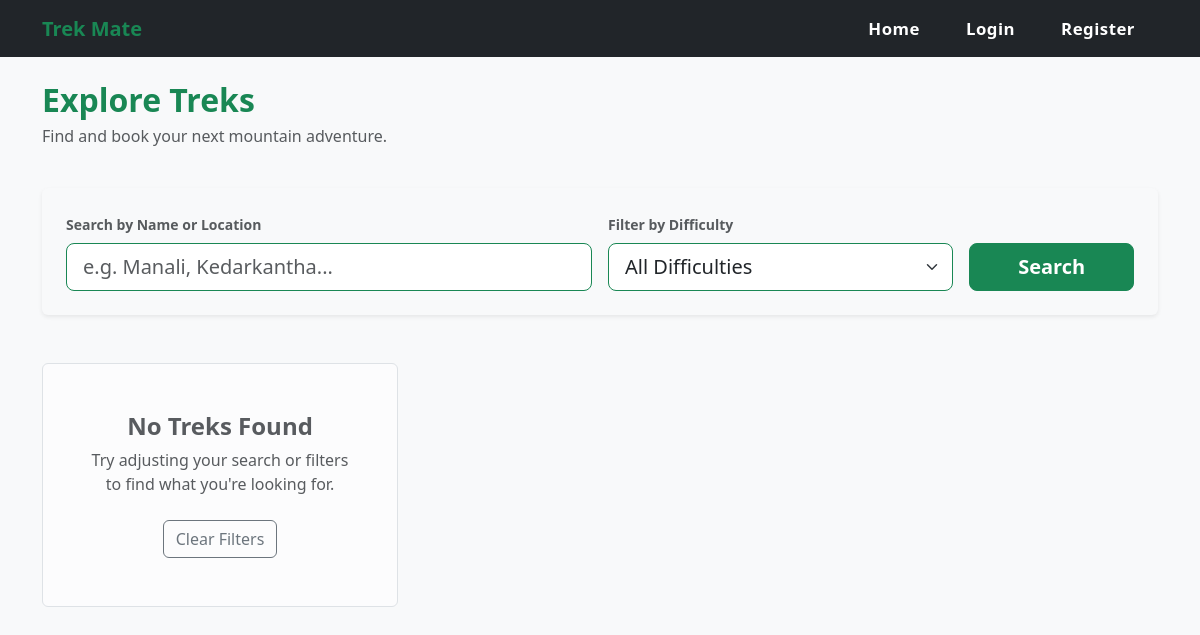
Before: /explore with the older database file.
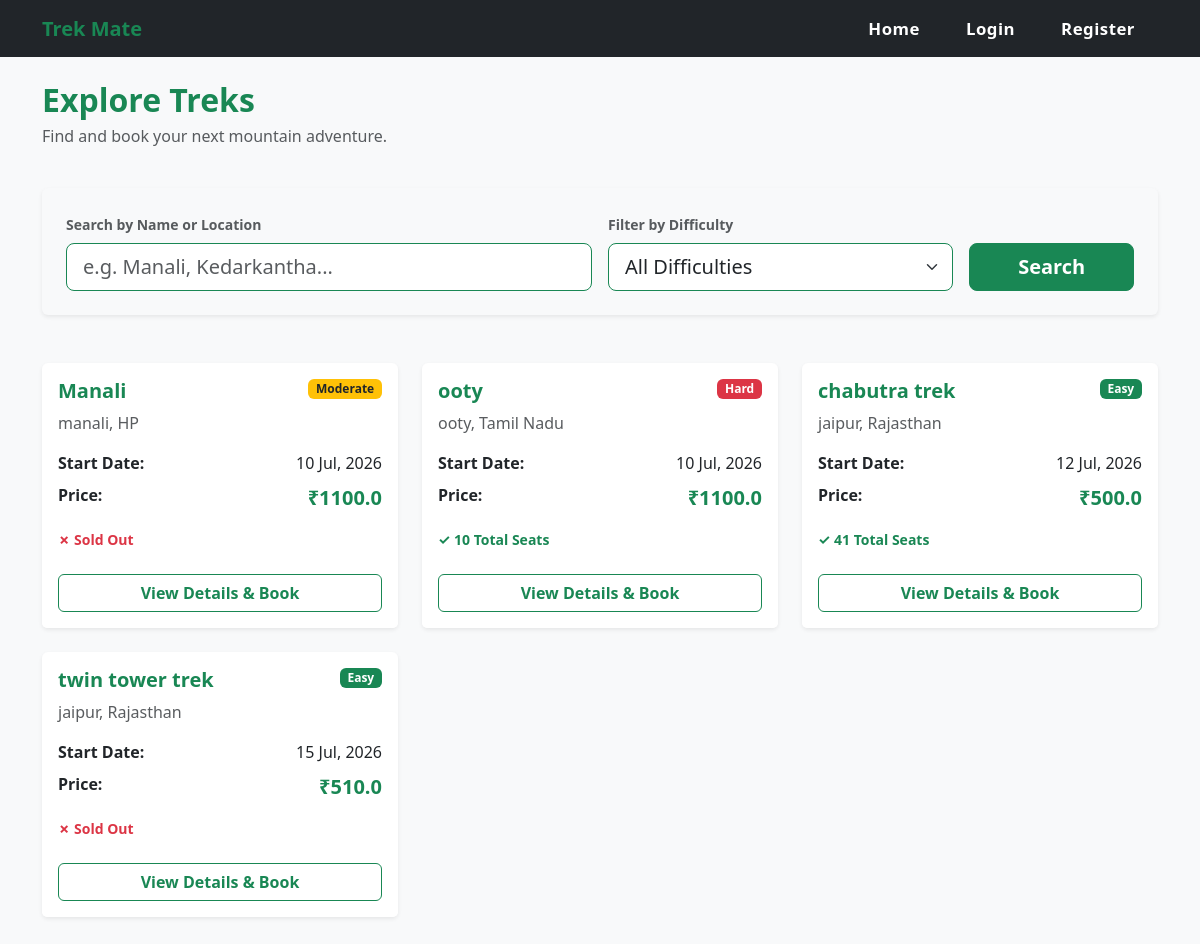
After: the same page with the newer database file.
### app.py (models this page shows)
class Trek(db.Model):
    __tablename__ = 'trekmate_treks'
    id = db.Column(db.Integer, primary_key=True)
    name = db.Column(db.String(100), nullable=False)
    location = db.Column(db.String(100), nullable=False)
    state = db.Column(db.String(50), nullable=False)
    country = db.Column(db.String(50), nullable=False, default='India')
    description = db.Column(db.Text, nullable=True)
    duration = db.Column(db.Integer, nullable=False)
    difficulty = db.Column(db.String(20), nullable=False)
    available_slots = db.Column(db.Integer, nullable=False)
    price = db.Column(db.Float, nullable=False, default=0.0)
    status = db.Column(db.String(15), nullable=False, default='upcoming')
    start_date = db.Column(db.Date, nullable=False)
    end_date = db.Column(db.Date, nullable=False)
    assigned_staff = db.Column(db.String(100), nullable=True)  # Optional field to store staff name or ID
    staff_id = db.Column(db.Integer, db.ForeignKey('trekmate_staff.id'))
    bookings = db.relationship('Booking', backref='trek', lazy=True)

### app.py (the view)
@app.route('/explore')
def explore():
    search_query = request.args.get('search', '').strip()
    difficulty_filter = request.args.get('difficulty', '')
    query = Trek.query.filter(Trek.start_date >= date.today())
    if search_query:
        query = query.filter(
            (Trek.name.ilike(f"%{search_query}%")) |
            (Trek.location.ilike(f"%{search_query}%")) |
            (Trek.state.ilike(f"%{search_query}%"))
        )
    if difficulty_filter:
        query = query.filter(Trek.difficulty == difficulty_filter)
    upcoming_treks = query.order_by(Trek.start_date.asc()).all()
    return render_template("explore.html", treks=upcoming_treks, search_query=search_query, difficulty_filter=difficulty_filter)

### templates/explore.html (shortened to what this page needs)
{% extends 'base.html' %}
{% block content %}
<div class="container mt-4 mb-5">
    <div class="row mb-4 align-items-center">
        <div class="col-md-6">
            <h2 class="fw-bold text-success mb-1">Explore Treks</h2>
            <p class="text-muted">Find and book your next mountain adventure.</p>
        </div>
    </div>
    <div class="card border-0 shadow-sm mb-5 bg-light">
        <div class="card-body p-4">
            <form action="{{ url_for('explore') }}" method="GET" class="row g-3">
                <div class="col-md-6">
                    <label class="form-label fw-bold text-muted small">Search by Name or Location</label>
                    <input type="text" name="search" class="form-control form-control-lg border-success" placeholder="e.g. Manali, Kedarkantha..." value="{{ search_query }}">
                </div>
                <div class="col-md-4">
                    <label class="form-label fw-bold text-muted small">Filter by Difficulty</label>
                    <select name="difficulty" class="form-select form-select-lg border-success">
                        <option value="">All Difficulties</option>
                    </select>
                </div>
                <div class="col-md-2 d-flex align-items-end">
                    <button type="submit" class="btn btn-success btn-lg w-100 fw-bold">Search</button>
                </div>
            </form>
        </div>
    </div>
    <div class="row row-cols-1 row-cols-md-2 row-cols-lg-3 g-4">
        {% if treks %}
            {% for trek in treks %}
            <div class="col">
                <div class="card h-100 shadow-sm border-0">
                    <div class="card-body">
                        <div class="d-flex justify-content-between align-items-start mb-2">
                            <h5 class="card-title fw-bold text-success mb-0">{{ trek.name }}</h5>
                            {% if trek.difficulty == 'Easy' %}
                                <span class="badge bg-success">Easy</span>
                            {% elif trek.difficulty == 'Moderate' %}
                                <span class="badge bg-warning text-dark">Moderate</span>
                            {% else %}
                                <span class="badge bg-danger">Hard</span>
                            {% endif %}
                        </div>
                        <p class="text-muted mb-3"> {{ trek.location }}, {{ trek.state }}</p>
                        <div class="d-flex justify-content-between text-sm mb-2">
                            <span class="fw-bold">Start Date:</span>
                            <span>{{ trek.start_date.strftime('%d %b, %Y') }}</span>
                        </div>
                        <div class="d-flex justify-content-between text-sm mb-3">
                            <span class="fw-bold">Price:</span>
                            <span class="text-success fw-bold fs-5">₹{{ trek.price }}</span>
                        </div>
                        {% if trek.available_slots > 0 %}
                            <p class="text-success small fw-bold mb-0">✓ {{ trek.available_slots }} Total Seats</p>
                        {% else %}
                            <p class="text-danger small fw-bold mb-0">✗ Sold Out</p>
                        {% endif %}
                    </div>
                    <div class="card-footer bg-white border-0 pb-3 text-center">
                        <a href="{{ url_for('view_trek', id=trek.id) }}" class="btn btn-outline-success w-100 fw-bold">View Details & Book</a>
                    </div>
                </div>
            </div>
            {% endfor %}
        {% else %}
            <div class="col-12">
                <div class="alert alert-light text-center p-5 border text-muted">
                    <h4 class="fw-bold">No Treks Found</h4>
                    <p>Try adjusting your search or filters to find what you're looking for.</p>
                    <a href="{{ url_for('explore') }}" class="btn btn-outline-secondary mt-2">Clear Filters</a>
                </div>
            </div>
        {% endif %}
    </div>
</div>
{% endblock %}

### templates/base.html (shortened to what this page needs)
<!DOCTYPE html>
<html lang="en">
<head>
    <link href="https://cdn.jsdelivr.net/npm/bootstrap@5.3.0/dist/css/bootstrap.min.css" rel="stylesheet">
</head>
<body class="bg-light">
    <nav class="navbar navbar-expand-lg navbar-dark bg-dark">
        <div class="container">
            <a class="navbar-brand text-success fw-bold" href="/">Trek Mate</a>
            <ul class="navbar-nav ms-auto mb-2 mb-lg-0">
                {% if session.get('user_id') %}
                    {% if session.get('role') == 'admin' %}
                        <li class="nav-item">
                            <a class="nav-link" href="{{ url_for('admin_dashboard') }}">Admin Dashboard</a>
                        </li>
                        <li class="nav-item">
                            <a class="nav-link" href="{{ url_for('manage_treks') }}">Manage Treks</a>
                        </li>
                        <li class="nav-item">
                            <a class="nav-link" href="{{ url_for('manage_staff') }}">Manage Staff</a>
                        </li>
                        <li class="nav-item">
                            <a class="nav-link" href="{{ url_for('manage_users') }}">Manage Users</a>
                        </li>
                        <li class="nav-item">
                            <a class="nav-link" href="{{ url_for('manage_bookings') }}">Bookings</a>
                        </li>
                    {% endif %}
                    {% if session.get('user_id') and session.get('role') != 'admin' %}
                        <li class="nav-item">
                            <a class="nav-link" href="{{ url_for('home') }}">Home</a>
                        </li>
                        <li class="nav-item">
                            <a class="nav-link fw-bold text-success" href="{{ url_for('trekker_dashboard') }}">Dashboard</a>
                        </li>
                        <li class="nav-item">
                            <a class="nav-link fw-bold text-success" href="{{ url_for('explore') }}">Explore Treks</a>
                        </li>
                        <li class="nav-item">
                            <a class="nav-link fw-bold text-success" href="{{ url_for('my_treks') }}">My Treks</a>
                        </li>
                    {% endif %}
                    <li class="nav-item ms-lg-3 mt-1">
                        <a href="{{ url_for('logout') }}" class="btn btn-outline-danger btn-sm mt-1">Logout</a>
                    </li>
                {% else %}
                    <li class="nav-item">
                        <a class="nav-link" href="{{ url_for('home') }}">Home</a>
                    </li>
                    <li class="nav-item">
                        <a class="nav-link" href="{{ url_for('login') }}">Login</a>
                    </li>
                    <li class="nav-item">
                        <a class="nav-link" href="{{ url_for('register') }}">Register</a>
                    </li>
                {% endif %}
            </ul>
        </div>
    </nav>
    <div class="container-fluid px-4 mt-4">
        {% block content %}
        {% endblock %}
    </div>
</body>
</html>

### templates/base.html (style rules this page uses)
.navbar-nav .nav-link { color: #ffffff !important; font-size: 1.05rem; font-weight: 600; padding: 8px 18px !important; margin: 0 5px; border-radius: 8px; transition: all 0.3s ease in out; letter-spacing: 0.5px; }

Changed rows visible on the page:
added Trek: name "Manali", difficulty "Moderate", location "manali", state "HP", start_date "10 Jul, 2026", price "1100.0", available_slots "✗ Sold Out"
added Trek: name "ooty", difficulty "Hard", location "ooty", state "Tamil Nadu", start_date "10 Jul, 2026", price "1100.0", available_slots "10"
added Trek: name "chabutra trek", difficulty "Easy", location "jaipur", state "Rajasthan", start_date "12 Jul, 2026", price "500.0", available_slots "41"
added Trek: name "twin tower trek", difficulty "Easy", location "jaipur", state "Rajasthan", start_date "15 Jul, 2026", price "510.0", available_slots "✗ Sold Out"
Other visible differences:
text no longer shown: "No Treks Found Try adjusting your search or filters to find what you're looking for. Clear Filters"
